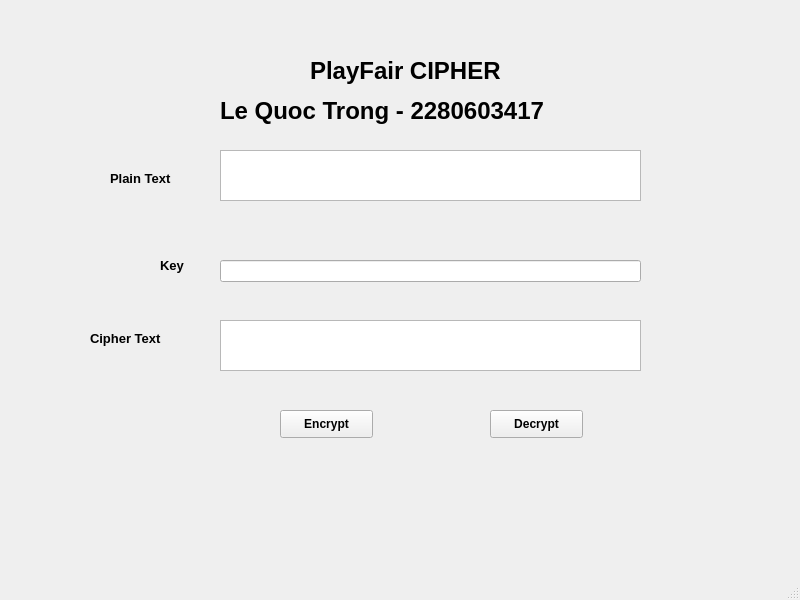
<?xml version="1.0" encoding="UTF-8"?>
<ui version="4.0">
 <class>MainWindow</class>
 <widget class="QMainWindow" name="MainWindow">
  <property name="geometry">
   <rect>
    <x>0</x>
    <y>0</y>
    <width>800</width>
    <height>600</height>
   </rect>
  </property>
  <property name="windowTitle">
   <string>MainWindow</string>
  </property>
  <widget class="QWidget" name="centralwidget">
   <widget class="QLabel" name="label">
    <property name="geometry">
     <rect>
      <x>310</x>
      <y>50</y>
      <width>311</width>
      <height>41</height>
     </rect>
    </property>
    <property name="font">
     <font>
      <pointsize>18</pointsize>
      <weight>75</weight>
      <bold>true</bold>
     </font>
    </property>
    <property name="text">
     <string>PlayFair CIPHER</string>
    </property>
   </widget>
   <widget class="QPushButton" name="btn_encrypt">
    <property name="geometry">
     <rect>
      <x>280</x>
      <y>410</y>
      <width>93</width>
      <height>28</height>
     </rect>
    </property>
    <property name="font">
     <font>
      <weight>75</weight>
      <bold>true</bold>
     </font>
    </property>
    <property name="text">
     <string>Encrypt</string>
    </property>
   </widget>
   <widget class="QLabel" name="label_5">
    <property name="geometry">
     <rect>
      <x>220</x>
      <y>90</y>
      <width>451</width>
      <height>41</height>
     </rect>
    </property>
    <property name="font">
     <font>
      <pointsize>18</pointsize>
      <weight>75</weight>
      <bold>true</bold>
     </font>
    </property>
    <property name="text">
     <string>Le Quoc Trong - 2280603417</string>
    </property>
   </widget>
   <widget class="QLabel" name="text">
    <property name="geometry">
     <rect>
      <x>110</x>
      <y>170</y>
      <width>91</width>
      <height>16</height>
     </rect>
    </property>
    <property name="font">
     <font>
      <pointsize>10</pointsize>
      <weight>75</weight>
      <bold>true</bold>
     </font>
    </property>
    <property name="text">
     <string>Plain Text</string>
    </property>
   </widget>
   <widget class="QTextEdit" name="txt_plain_text">
    <property name="geometry">
     <rect>
      <x>220</x>
      <y>150</y>
      <width>421</width>
      <height>51</height>
     </rect>
    </property>
   </widget>
   <widget class="QTextEdit" name="txt_cipher_text">
    <property name="geometry">
     <rect>
      <x>220</x>
      <y>320</y>
      <width>421</width>
      <height>51</height>
     </rect>
    </property>
   </widget>
   <widget class="QLineEdit" name="txt_key">
    <property name="geometry">
     <rect>
      <x>220</x>
      <y>260</y>
      <width>421</width>
      <height>22</height>
     </rect>
    </property>
   </widget>
   <widget class="QPushButton" name="btn_decrypt">
    <property name="geometry">
     <rect>
      <x>490</x>
      <y>410</y>
      <width>93</width>
      <height>28</height>
     </rect>
    </property>
    <property name="font">
     <font>
      <weight>75</weight>
      <bold>true</bold>
     </font>
    </property>
    <property name="text">
     <string>Decrypt</string>
    </property>
   </widget>
   <widget class="QLabel" name="label_3">
    <property name="geometry">
     <rect>
      <x>160</x>
      <y>250</y>
      <width>51</width>
      <height>31</height>
     </rect>
    </property>
    <property name="font">
     <font>
      <pointsize>10</pointsize>
      <weight>75</weight>
      <bold>true</bold>
     </font>
    </property>
    <property name="text">
     <string>Key</string>
    </property>
   </widget>
   <widget class="QLabel" name="label_4">
    <property name="geometry">
     <rect>
      <x>90</x>
      <y>330</y>
      <width>101</width>
      <height>16</height>
     </rect>
    </property>
    <property name="font">
     <font>
      <pointsize>10</pointsize>
      <weight>75</weight>
      <bold>true</bold>
     </font>
    </property>
    <property name="text">
     <string>Cipher Text</string>
    </property>
   </widget>
  </widget>
  <widget class="QMenuBar" name="menubar">
   <property name="geometry">
    <rect>
     <x>0</x>
     <y>0</y>
     <width>800</width>
     <height>26</height>
    </rect>
   </property>
  </widget>
  <widget class="QStatusBar" name="statusbar"/>
 </widget>
 <resources/>
 <connections/>
</ui>
